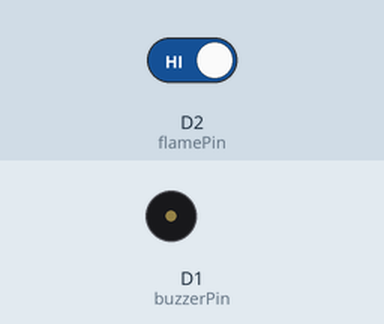
Bench run of a sketch on a simulated ESP8266 (NodeMCU). On the bench: buzzer (waves = sounding, pin HIGH). Inputs (shaded band) come from the test bench; at power-on: D2 (flamePin) HIGH. WiFi joins after 1.5 s; servers stay silent unless stated; what the sketch prints to the serial monitor is not drawn.

Above: at 3.0 s.
3.1 s: D2 (flamePin) driven LOW
At 3.8 s:
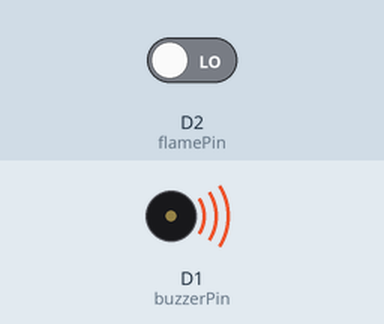
4.6 s: D2 (flamePin) driven HIGH
At 5.1 s:
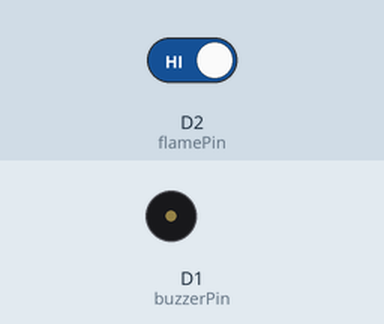
Timing chart, 0 to 7.6 s (numbered marks = the images above; inputs shaded):
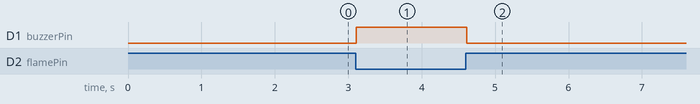

The sketch:

fire_alarm.ino
```cpp
// Gerekli Kütüphaneler
#include <ESP8266WiFi.h>
#include <BlynkSimpleEsp8266.h>

// Alev Sensörü ve Buzzer için Pin Tanımlamaları
#define flamePin D2    // Alev sensörünün bağlı olduğu pin
#define buzzerPin D1   // Buzzer'ın bağlı olduğu pin

// Wi-Fi ve Blynk Bağlantı Bilgileri
char auth[] = "BLYNK_AUTH_TOKEN";   // Blynk Auth Token
char ssid[] = "YOUR_SSID";          // Wi-Fi ağ adı
char pass[] = "YOUR_PASSWORD";      // Wi-Fi şifresi

// Zamanlama için Değişkenler
unsigned long currentMillis = 0;
unsigned long previousMillis = 0;
const long notificationInterval = 30000; // 30 saniye (bildirimler arasında bekleme süresi)

// Alev Sensör Değeri
int flameValue = 0;

void setup() {
  // Seri Haberleşme Başlat
  Serial.begin(115200);

  // Pin Modlarını Ayarla
  pinMode(flamePin, INPUT);   // Alev sensörü giriş pini
  pinMode(buzzerPin, OUTPUT); // Buzzer çıkış pini

  // Wi-Fi ve Blynk Bağlantısını Başlat
  Blynk.begin(auth, ssid, pass);

  Serial.println("Sistem Başlatıldı...");
}

void loop() {
  // Blynk İşlemlerini Çalıştır
  Blynk.run();

  // Alev Sensöründen Değeri Oku
  flameValue = digitalRead(flamePin);  // LOW = Yangın Algılandı, HIGH = Yangın Yok

  // Yangın Durumunu Kontrol Et
  if (flameValue == LOW) { // Yangın algılandıysa
    digitalWrite(buzzerPin, HIGH); // Buzzer'ı aktif et

    // Belirli aralıklarla bildirim gönder
    currentMillis = millis();
    if (currentMillis - previousMillis >= notificationInterval) {
      Serial.println("Yangın Algılandı! Bildirim Gönderiliyor...");

      // Blynk Üzerinden Bildirim Gönder
      Blynk.logEvent("Notification", "Yangın Algılandı! Lütfen hemen kontrol edin.");

      // Zamanlayıcıyı Güncelle
      previousMillis = currentMillis;
    }
  } else {
    digitalWrite(buzzerPin, LOW); // Yangın yoksa buzzer'ı kapat
  }

  delay(100); // Sensör stabilitesi için kısa bir gecikme
}
```

Measured:
- after the input at 3.1 s, D1 (buzzerPin): LOW → HIGH at once
- after the input at 4.6 s, D1 (buzzerPin): HIGH → LOW at once
